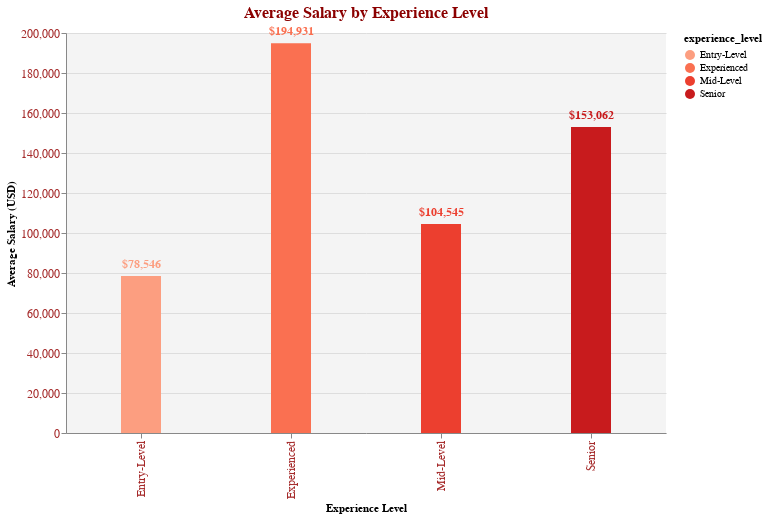

The notebook cell this image was saved under:
### Code cell
# Assuming `exp_salary` is created from the DataFrame `df`
exp_salary = df.groupby('experience_level')['salary_in_usd'].mean().reset_index()

# Create an Altair bar chart
chart = alt.Chart(exp_salary).mark_bar(size=40).encode(
    x=alt.X('experience_level:O', title='Experience Level', axis=alt.Axis(labelFontSize=12, labelColor='brown')),
    y=alt.Y('salary_in_usd:Q', title='Average Salary (USD)', axis=alt.Axis(labelFontSize=12, labelColor='brown')),
    color=alt.Color('experience_level:N', scale=alt.Scale(scheme='reds'))
).properties(
    width=600,
    height=400,
    title=alt.TitleParams(
        text='Average Salary by Experience Level',
        fontSize=16,
        fontWeight='bold',
        color='darkred',
        anchor='middle'
    )
)

# Add text labels on top of bars
text = chart.mark_text(
    align='center',
    baseline='bottom',
    dy=-5,  # Adjusts position above the bars
    color='black',
    fontSize=12,
    fontWeight='bold'
).encode(
    text=alt.Text('salary_in_usd:Q', format='$,.0f')  # Format as currency
)

# Combine the chart and text layers
final_chart = chart + text

# Apply global config (e.g., background color)
final_chart = final_chart.configure_view(
    strokeWidth=0,  # Removes outer border lines
    fill='#f4f4f4'  # Background color
)

final_chart.display()

### Figure 1 — Vega-Lite specification as saved in the notebook (floating-point values rounded to 4 significant figures)
{"config": {"view": {"continuousWidth": 400, "continuousHeight": 300, "fill": "#f4f4f4", "strokeWidth": 0}}, "layer": [{"mark": {"type": "bar", "size": 40}, "encoding": {"color": {"field": "experience_level", "scale": {"scheme": "reds"}, "type": "nominal"}, "x": {"axis": {"labelColor": "brown", "labelFontSize": 12}, "field": "experience_level", "title": "Experience Level", "type": "ordinal"}, "y": {"axis": {"labelColor": "brown", "labelFontSize": 12}, "field": "salary_in_usd", "title": "Average Salary (USD)", "type": "quantitative"}}, "height": 400, "title": {"text": "Average Salary by Experience Level", "anchor": "middle", "color": "darkred", "fontSize": 16, "fontWeight": "bold"}, "width": 600}, {"mark": {"type": "text", "align": "center", "baseline": "bottom", "color": "black", "dy": -5, "fontSize": 12, "fontWeight": "bold"}, "encoding": {"color": {"field": "experience_level", "scale": {"scheme": "reds"}, "type": "nominal"}, "text": {"field": "salary_in_usd", "format": "$,.0f", "type": "quantitative"}, "x": {"axis": {"labelColor": "brown", "labelFontSize": 12}, "field": "experience_level", "title": "Experience Level", "type": "ordinal"}, "y": {"axis": {"labelColor": "brown", "labelFontSize": 12}, "field": "salary_in_usd", "title": "Average Salary (USD)", "type": "quantitative"}}, "height": 400, "title": {"text": "Average Salary by Experience Level", "anchor": "middle", "color": "darkred", "fontSize": 16, "fontWeight": "bold"}, "width": 600}], "data": {"name": "data-846fa787a48c0354e7a3cc93089c90e9"}, "$schema": "https://vega.github.io/schema/vega-lite/v4.17.0.json", "datasets": {"data-846fa787a48c0354e7a3cc93089c90e9": [{"experience_level": "Entry-Level", "salary_in_usd": 78550.0}, {"experience_level": "Experienced", "salary_in_usd": 194900.0}, {"experience_level": "Mid-Level", "salary_in_usd": 104500.0}, {"experience_level": "Senior", "salary_in_usd": 153100.0}]}}
